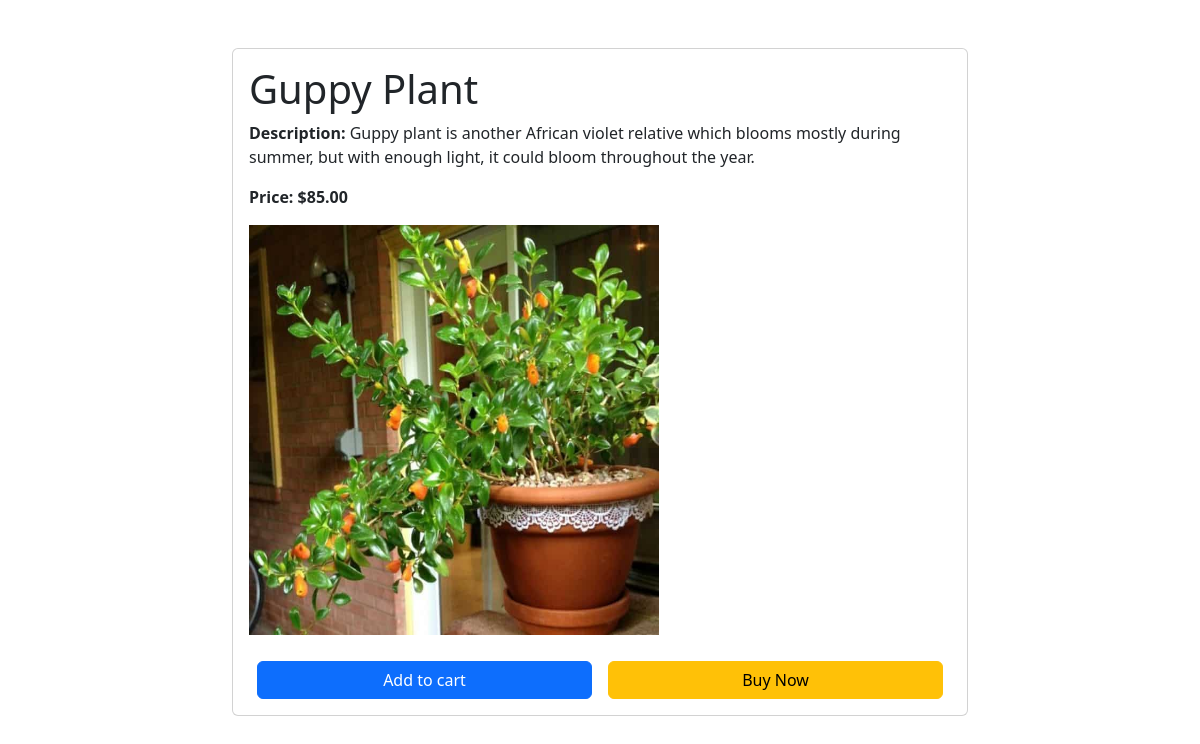
The app's page /flowers/11/ with its own data.
### flowerApp/models.py (models this page shows, shortened)
class Flower(models.Model):
    name = models.CharField(max_length=255, unique=True)
    category = models.ForeignKey(Category, on_delete=models.CASCADE)
    color = models.CharField(max_length=255)
    price = models.DecimalField(max_digits=8, decimal_places=2)
    availability = models.BooleanField(default=True)
    slug = models.SlugField(unique=True)
    image = models.ImageField(upload_to='flowers/')
    description = models.TextField()
    stock = models.IntegerField()
    created = models.DateTimeField(auto_now_add=True)
    updated = models.DateTimeField(auto_now=True)
    class Meta:
        ordering = ['-price']
        verbose_name_plural = 'Flowers'

### flowerApp/views.py (the view)
# urls.py: path('flowers/<int:flower_id>/', views.flower_details, name='flower_details'),
def flower_details(request, flower_id):
    flower = get_object_or_404(Flower, pk=flower_id)
    context = {
        'flower': flower
    }
    return render(request, 'flower_details.html', context)

### templates/flower_details.html
{% extends 'base.html' %}
{% block content %}
<div class="container my-5">
  <div class="row justify-content-center">
    <div class="col-lg-8 col-md-10">
      <div class="card">
        <div class="card-body">
          <h1>{{ flower.name }}</h1>
          <p><b>Description:</b> {{ flower.description }}</p>
          <p><b>Price: ${{ flower.price }}</b></p>
          <div class="mb-3">
            <img src="{{ flower.image.url }}" alt="{{ flower.name }} image" style="width:410px;height:410px;margin-bottom:10px;">
          </div>
          {% if flower.stock == 0 %}
              <p class="card-text text-danger">Out of stock</p>
          {% elif not flower.availability %}
          <span class="badge badge-danger">Unavailable</span>
          {% else %}
          <div class="d-flex justify-content-between">
              <a href="{% url 'Cart:add_cart' flower.id %}" class="btn btn-primary flex-grow-1 w-100 mx-2">Add to cart</a>
              <a href="{% url 'Cart:checkout' %}" class="btn btn-warning flex-grow-1 w-100 mx-2">Buy Now</a>
          </div>
          {% endif %}
        </div>
      </div>
    </div>
  </div>
</div>
{% endblock %}

### records on screen
Flower: name "Guppy Plant", description "Guppy plant is another African violet relative which blooms mostly during summer, but with enough light, it could bloom throughout the year.", price "85.00", image (picture)
